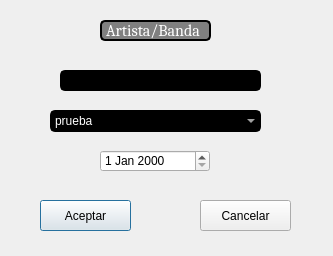
<?xml version="1.0" encoding="UTF-8"?>
<ui version="4.0">
 <class>Ventana_Modificacion_Disco</class>
 <widget class="QDialog" name="Ventana_Modificacion_Disco">
  <property name="geometry">
   <rect>
    <x>0</x>
    <y>0</y>
    <width>333</width>
    <height>256</height>
   </rect>
  </property>
  <property name="windowTitle">
   <string>0</string>
  </property>
  <property name="styleSheet">
   <string notr="true">background-image: url('images/ini_background.jpg');background-repeat: no-repeat; background-position: center;</string>
  </property>
  <widget class="QLineEdit" name="txt_mod_nom_disco">
   <property name="geometry">
    <rect>
     <x>60</x>
     <y>70</y>
     <width>201</width>
     <height>21</height>
    </rect>
   </property>
   <property name="font">
    <font>
     <pointsize>10</pointsize>
    </font>
   </property>
   <property name="styleSheet">
    <string notr="true">background: rgb(0,0,0);color:white;border: 2px solid black;border-radius:5px;</string>
   </property>
  </widget>
  <widget class="QPushButton" name="btn_mod_aceptar">
   <property name="geometry">
    <rect>
     <x>40</x>
     <y>200</y>
     <width>91</width>
     <height>31</height>
    </rect>
   </property>
   <property name="text">
    <string>Aceptar</string>
   </property>
  </widget>
  <widget class="QPushButton" name="btn_mod_cancelar">
   <property name="geometry">
    <rect>
     <x>200</x>
     <y>200</y>
     <width>91</width>
     <height>31</height>
    </rect>
   </property>
   <property name="text">
    <string>Cancelar</string>
   </property>
  </widget>
  <widget class="QLabel" name="lbl_mod_disco">
   <property name="geometry">
    <rect>
     <x>100</x>
     <y>20</y>
     <width>111</width>
     <height>21</height>
    </rect>
   </property>
   <property name="font">
    <font>
     <family>Cambria</family>
     <pointsize>12</pointsize>
    </font>
   </property>
   <property name="styleSheet">
    <string notr="true">background-color: grey;
color:white;
border: 2px solid black;
border-radius:5px;</string>
   </property>
   <property name="text">
    <string>Artista/Banda</string>
   </property>
  </widget>
  <widget class="QComboBox" name="combo_mod_banda_disco">
   <property name="geometry">
    <rect>
     <x>50</x>
     <y>110</y>
     <width>211</width>
     <height>22</height>
    </rect>
   </property>
   <property name="styleSheet">
    <string notr="true">background-color:rgb(0,0,0 0.8);color:white;border: 2px solid black;border-radius:5px;</string>
   </property>
   <item>
    <property name="text">
     <string>prueba</string>
    </property>
   </item>
  </widget>
  <widget class="QDateEdit" name="date_mod_disco_anho">
   <property name="geometry">
    <rect>
     <x>100</x>
     <y>150</y>
     <width>110</width>
     <height>22</height>
    </rect>
   </property>
  </widget>
 </widget>
 <resources/>
 <connections/>
</ui>
